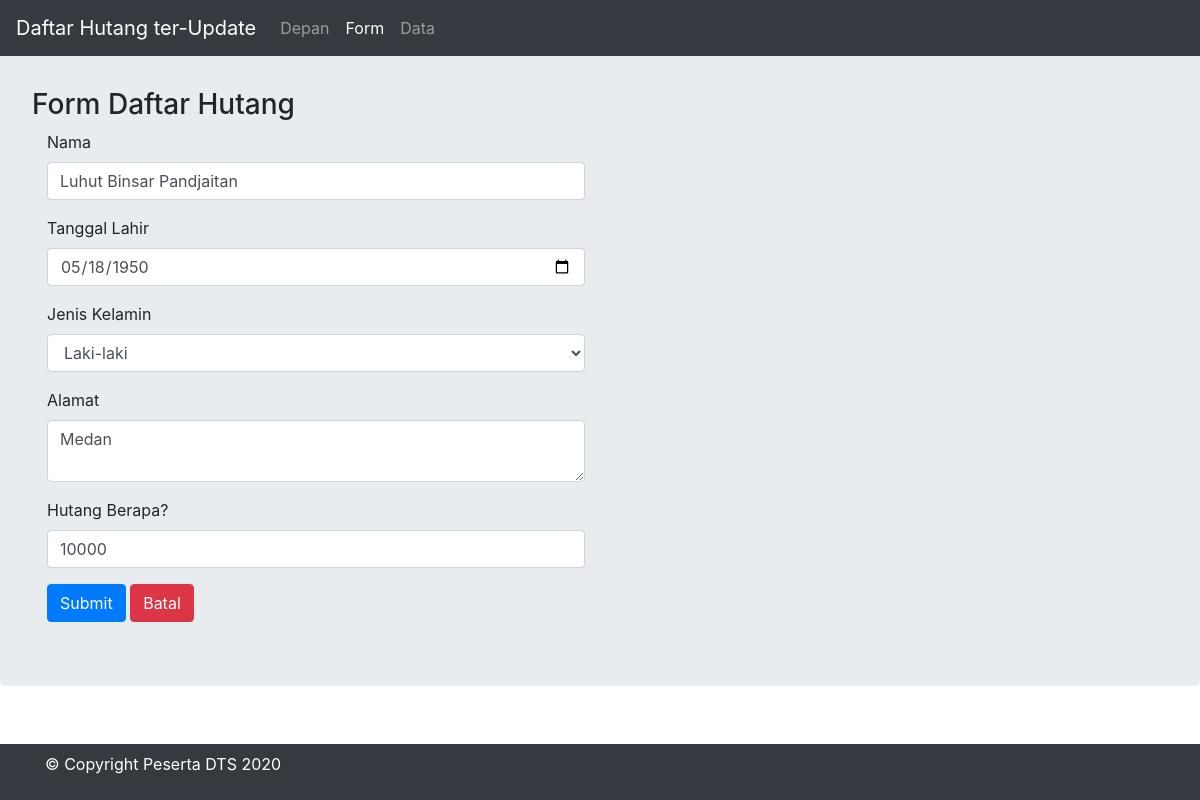
/index.php?hal=form&id=3, run on the app's committed database.
### tables this page shows
CREATE TABLE `hutang` (
  `id` int(11) NOT NULL,
  `nama` varchar(32) NOT NULL,
  `tanggal_lahir` date NOT NULL,
  `jenis_kelamin` varchar(3) NOT NULL,
  `alamat` text NOT NULL,
  `hutang` int(10) NOT NULL
);

### form.php (the view, shortened to what this page needs)
<?php
  include "koneksi.php";
  $id = isset($_GET['id'])   ?   $_GET['id'] : '';
  $query = "SELECT * from hutang WHERE id='$id'";
  $ambil_data = mysqli_query($konek,$query);
  $getdata = mysqli_fetch_assoc($ambil_data);
?>
<div class="jumbotron">
  <br><h3>Form Daftar Hutang</h3>
  <div class="col-6">
    <form action ="simpan.php" method="POST" >
      <div class="form-group">
        <label for="nama">Nama</label>
        <input type="text" id="nama" name="nama" class="form-control"
        placeholder="Input Nama Lengkap" value="<?php echo $getdata['nama'] ?>">
      </div>
      <div class="form-group">
        <label for="tanggal_lahir">Tanggal Lahir</label>
        <input type="date" id="tanggal_lahir" name="tanggal_lahir" class="form-control"
        placeholder="Inputkan Tanggal Lahir" value="<?php echo $getdata['tanggal_lahir'] ?>">
      </div>
      <div class="form-group">
        <label for="jenis_kelamin">Jenis Kelamin</label>
        <select id="jenis_kelamin" class="form-control" name="jenis_kelamin">
          <option value="L"<?php if($getdata['jenis_kelamin']=='L')  echo"selected"; ?>>Laki-laki</option>
        </select>
      </div>
      <div class="form-group">
        <label for="alamat">Alamat</label>
        <textarea class="form-control" id="alamat" name="alamat" rows="2"
        placeholder="Inputkan Alamat Lengkap"><?php echo $getdata['alamat']?></textarea>
      </div>
      <div class="form-group">
        <label for="hutang">Hutang Berapa?</label>
        <input type="number" id="hutang" class="form-control" name="hutang"
        placeholder="Jumlah Hutang" value="<?php echo $getdata['hutang']?>">
      </div>
      <button type="submit" class="btn btn-primary">Submit</button>
      <a href="index.php"><button type="button" class="btn btn-danger">Batal</button></a>
    </form>
  </div>
</div>

### data on the page
hutang: nama "Luhut Binsar Pandjaitan", tanggal_lahir "05/18/1950", jenis_kelamin "Laki-laki", alamat "Medan", hutang "10000"
